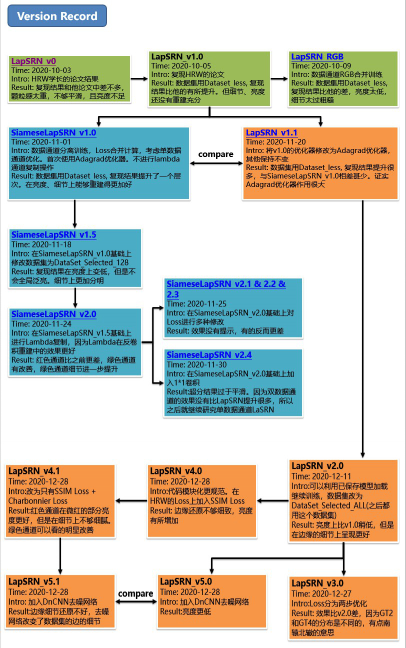
#> input picture imgs/MPM_exp.jpg, 811 x 1296 px, given in place of  , which was not available (shown at 1/2 size)
$ python calculate_PSNR_SSIM.py
#> lines starting #> are read from the running program, lines starting #| are printed output that depends on the picture; pictures that were not available may be replaced by others from this repository, and a replacement may not be noted
import math
import numpy as np
import cv2
from PIL import Image
import argparse
# Training settings
parserI = argparse.ArgumentParser(description='Calculate PSNR and SSIM')
parserI.add_argument('--SR', type=str, default=' ', help='your SR img')
parserI.add_argument('--GT', type=str, default=' ', help='the GT img')
optI = parserI.parse_args()
print(optI)

def calculate_psnr(img1, img2):
    # img1 and img2 have range [0, 255]
    img1 = img1.astype(np.float64)
    img2 = img2.astype(np.float64)
    mse = np.mean((img1 - img2)**2)
    if mse == 0:
        return float('inf')
    return 20 * math.log10(255.0 / math.sqrt(mse))

def ssim(img1, img2):
    C1 = (0.01 * 255)**2
    C2 = (0.03 * 255)**2

    img1 = img1.astype(np.float64)
    img2 = img2.astype(np.float64)
    kernel = cv2.getGaussianKernel(11, 1.5)
    window = np.outer(kernel, kernel.transpose())

    mu1 = cv2.filter2D(img1, -1, window)[5:-5, 5:-5]  # valid
    mu2 = cv2.filter2D(img2, -1, window)[5:-5, 5:-5]
    mu1_sq = mu1**2
    mu2_sq = mu2**2
    mu1_mu2 = mu1 * mu2
    sigma1_sq = cv2.filter2D(img1**2, -1, window)[5:-5, 5:-5] - mu1_sq
    sigma2_sq = cv2.filter2D(img2**2, -1, window)[5:-5, 5:-5] - mu2_sq
    sigma12 = cv2.filter2D(img1 * img2, -1, window)[5:-5, 5:-5] - mu1_mu2

    ssim_map = ((2 * mu1_mu2 + C1) * (2 * sigma12 + C2)) / ((mu1_sq + mu2_sq + C1) *
                                                            (sigma1_sq + sigma2_sq + C2))
    return ssim_map.mean()


def calculate_ssim(img1, img2):
    '''calculate SSIM
    the same outputs as MATLAB's
    img1, img2: [0, 255]
    '''
    if not img1.shape == img2.shape:
        raise ValueError('Input images must have the same dimensions.')
    if img1.ndim == 2:
        return ssim(img1, img2)
    elif img1.ndim == 3:
        if img1.shape[2] == 3:
            ssims = []
            for i in range(3):
                ssims.append(ssim(img1, img2))
            return np.array(ssims).mean()
        elif img1.shape[2] == 1:
            return ssim(np.squeeze(img1), np.squeeze(img2))
    else:
        raise ValueError('Wrong input image dimensions.')

def calculate(path1, path2):
#> called with path1 = ' ', path2 = ' '
    img1=Image.open(path1)
#> img1 is the input picture: PIL image 811x1296 RGB; mean R, G, B 199.7, 199.3, 186.4
    img2=Image.open(path2)

    img1_array = np.array(img1)
    img2_array = np.array(img2)

    result_psnr = calculate_psnr(img1_array,img2_array)
#> in calculate_psnr, `mse = np.mean((img1 - img2)**2)`: mse = 0
#> result_psnr = inf
    result_ssim = calculate_ssim(img1_array, img2_array)
#> the loop in calculate_ssim, `for i in range(3):` made 3 passes
#> pass 1, in ssim, `mu1 = cv2.filter2D(img1, -1, window)[5:-5, 5:-5]`:
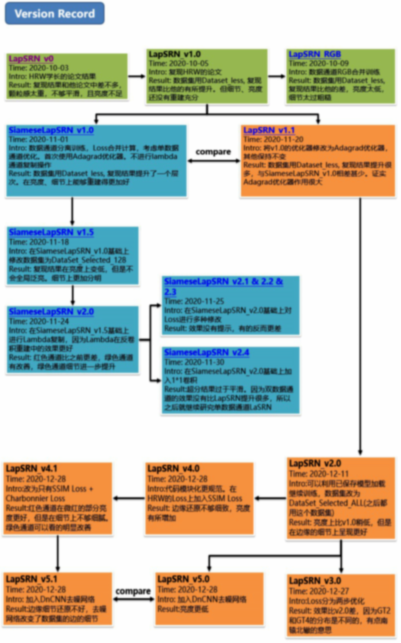
#> mu1: shape (1286, 801, 3) float64 (shown at 1/2 size); mean R, G, B 198.7, 198.3, 185.2; drawn with min black and max white
#> pass 1, in ssim, `mu1_sq = mu1**2`:
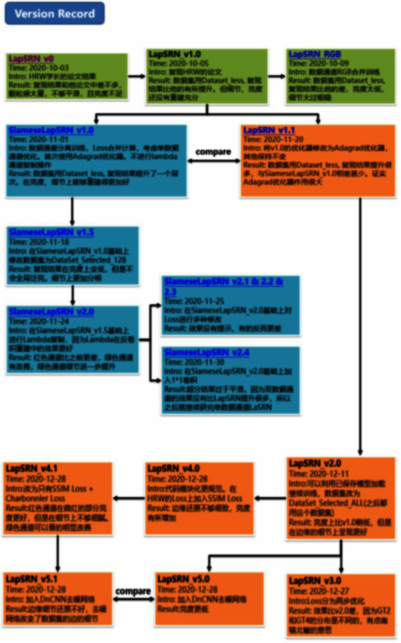
#> mu1_sq: shape (1286, 801, 3) float64 (shown at 1/2 size); mean R, G, B 45135.1, 42998.5, 40627.4; drawn with min black and max white
#> pass 1, in ssim, `sigma1_sq = cv2.filter2D(img1**2, -1, window)[5:-5, 5:-5] - mu1_sq`:
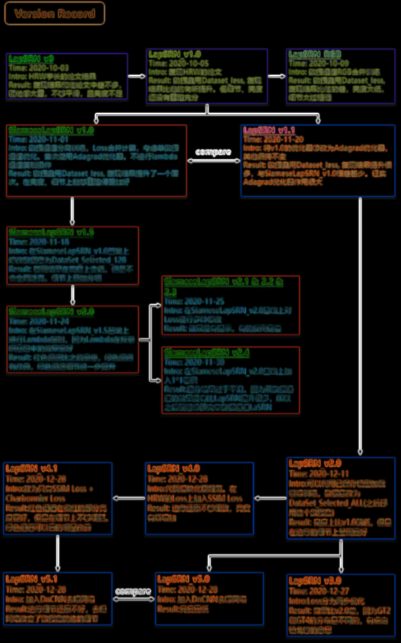
#> sigma1_sq: shape (1286, 801, 3) float64 (shown at 1/2 size); mean R, G, B 1099.5, 1026.7, 831.2; drawn with min black and max white
#> after the loop in calculate_ssim, `for i in range(3):`: ssims = [1, 1, 1]
#> result_ssim = 1

    print('PSNR: {}'.format(result_psnr))
#| PSNR: inf
    print('SSIM: {}'.format(result_ssim))
#| SSIM: 1.0

if __name__ == '__main__':
    calculate(optI.SR, optI.GT)
